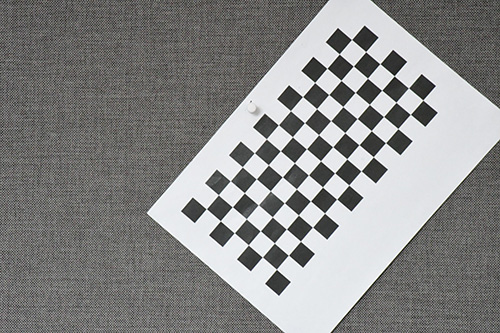
#> input picture test_images/cali/1.jpg, 500 x 333 px; its folder holds only this picture in this run
$ python calibration.py
#> lines starting #> are read from the running program, lines starting #| are printed output that depends on the picture; after the words box and inside, x2 and y2 are one past the last pixel; in counts of white or black regions, pixels touching at a corner belong together
# Statement at the beginning of the file
# -*- coding:utf-8 -*-

# This file is used for camera calibration
# the result of camera calibration will be stored in:
# distortion factor.txt, external matrix.txt, intrinsic matrix

import cv2
import numpy as np
import glob

if __name__ == '__main__':
    criteria = (cv2.TERM_CRITERIA_EPS + cv2.TERM_CRITERIA_MAX_ITER, 30, 0.001)

    length = 1.8  # length of the small square in the checkerboard grid
    num_vertical = 6
    num_horizontal = 13

    point_realWorld = np.zeros((num_vertical * num_horizontal, 3),
                               np.float32)  # coordinates in the real World Coordinate System
    point_realWorld[:, :2] = np.mgrid[0:num_vertical * length:length, 0:num_horizontal * length:length].T.reshape(-1, 2)

    points_realWorld = []  # points in the real world
    points_image = []  # points in the image

    j = 1
    images = glob.glob('./images/cali/*.jpg')  # read all .jpg images
    for file_name in images:
        img = cv2.imread(file_name)
#> img is the input picture: shape (333, 500, 3); mean B, G, R 135.8, 136.3, 136.2
        gray = cv2.cvtColor(img, cv2.COLOR_BGR2GRAY)

        # Find corner points
        ret, corners = cv2.findChessboardCorners(gray, (num_vertical, num_horizontal), None)
#> ret = True; corners = 78 rows, first 8: [276.4, 269.3], [262.4, 257], [248.3, 244.9], [234.4, 232.7], [220.4, 220.8], [206.3, 208.7], [288.5, 255.2], [274.4, 243]

        if ret is True:
            cv2.cornerSubPix(gray, corners, (11, 11), (-1, -1), criteria)
            # add to the real world coordinates system
            points_realWorld.append(point_realWorld)
            # add to the image coordinates system
            points_image.append(corners)
            # show and store the result images
            cv2.drawChessboardCorners(img, (num_vertical, num_horizontal), corners, ret)
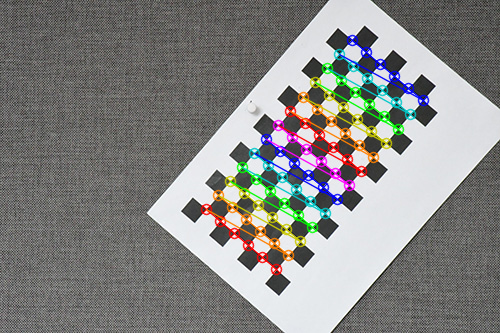
#> img: shape (333, 500, 3); 6.97% of pixels changed, all inside (x1, y1, x2, y2) = (200, 34, 430, 276)
            cv2.imshow('findCorners', img)

            cv2.imwrite('./images/cali_result/cali result %d.jpg' % j, img)
            cv2.waitKey(1)
            print(str(j) + "success\n")
            j += 1
        else:
            print('error')
            j += 1
    cv2.destroyAllWindows()

    # find the intrinsic and extrinsic parameters of the camera
    ret, intrinsic_matrix, distortion_factor, rotation_vector, translation_vector = cv2.calibrateCamera(
        points_realWorld,
        points_image,
        gray.shape[::-1],
        None, None)
#> ret = 0.0479; intrinsic_matrix = [[246.9, 0, 319.3], [0, 245.8, 167.3], [0, 0, 1]]; distortion_factor = [[-0.00835, 0.108, 0.000499, 0.00583, -0.0695]]; rotation_vector = ([-0.00586, 0.00347, -2.43],); translation_vector = ([-4.19, 9.92, 23.92],)

    f = open('./files/intrinsic matrix.txt', 'w+')
    f.write('intrinsic_matrix:\n' + str(intrinsic_matrix) + '\n')
    f.close()
    f = open('./files/distortion factor.txt', 'w+')
    f.write('distortion factor:\n' + str(distortion_factor) + '\n')
    f.close()

    f = open('./files/external matrix.txt', 'w+')
    # obtain the translation vectors and rotation vectors
    for t in range(0, j - 1):
        new_rotation_vector = cv2.Rodrigues(rotation_vector[t].ravel())
        new_translation_vector = cv2.Rodrigues(translation_vector[t].ravel())
        f.write('external parameter matrix of the ' + str(t + 1) + ' image:\n' + '(1)rotation matrix: \n' + str(
            new_rotation_vector[0]) + '\n' + '(2)Translation matrix: \n' + str(new_translation_vector[0]) + '\n')
        t += 1
    f.close()

$ run again, on test_images/cali/13.jpg
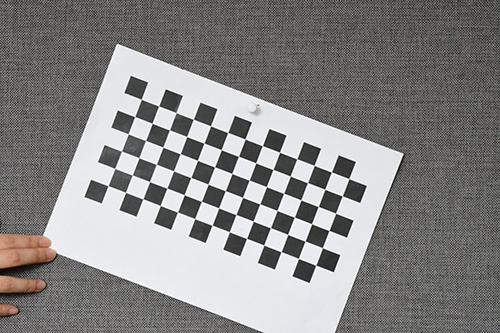
#> input picture test_images/cali/13.jpg, 500 x 333 px
#> img is the input picture: shape (333, 500, 3); mean B, G, R 134.6, 135.3, 135.8
#> `ret, corners = cv2.findChessboardCorners(gray, (num_vertical, num_hori..`: ret = True; corners = 78 rows, first 8: [108.2, 185.6], [114.7, 168.4], [121.5, 151], [128.1, 133.8], [134.6, 116.6], [141.3, 99.33], [125.6, 192.4], [132.3, 175]
#> `cv2.drawChessboardCorners(img, (num_vertical, num_horizontal), corners..`:
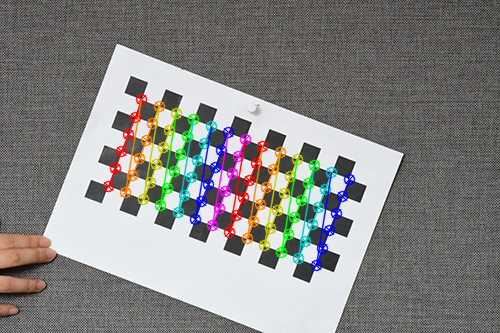
#> img: shape (333, 500, 3); 7.49% of pixels changed, all inside (x1, y1, x2, y2) = (102, 93, 356, 272)
#> `ret, intrinsic_matrix, distortion_factor, rotation_vector, translation..`: ret = 0.0644; intrinsic_matrix = [[3603.8, 0, 274.6], [0, 3594.3, 121.8], [0, 0, 1]]; distortion_factor = [[3.37, 145, -0.0517, 0.0137, 0.204]]; rotation_vector = ([-0.0607, 0.0514, -1.21],); translation_vector = ([-16.14, 6.25, 351.2],)

$ run again, on test_images/cali/15.jpg
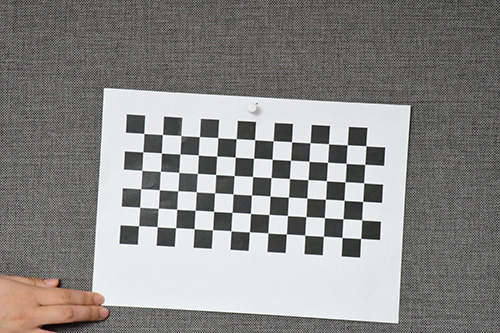
#> input picture test_images/cali/15.jpg, 500 x 333 px
#> img is the input picture: shape (333, 500, 3); mean B, G, R 135.5, 136.8, 138.1
#> `gray = cv2.cvtColor(img, cv2.COLOR_BGR2GRAY)`:
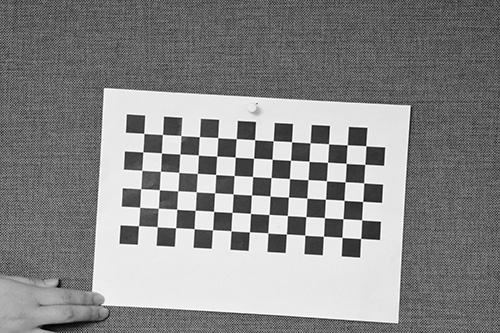
#> gray: shape (333, 500); min 0, max 255, mean 137
#> `ret, corners = cv2.findChessboardCorners(gray, (num_vertical, num_hori..`: ret = True; corners = 78 rows, first 8: [138.5, 225.7], [139.7, 207.2], [140.7, 188.7], [141.8, 170.4], [142.8, 151.9], [143.8, 133.4], [157.2, 226.7], [158.3, 208.3]
#> `cv2.drawChessboardCorners(img, (num_vertical, num_horizontal), corners..`:
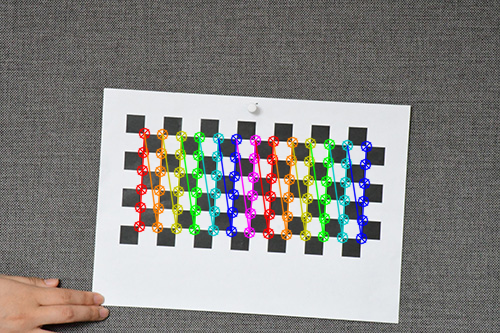
#> img: shape (333, 500, 3); 7.54% of pixels changed, all inside (x1, y1, x2, y2) = (133, 127, 373, 245)
#> `ret, intrinsic_matrix, distortion_factor, rotation_vector, translation..`: ret = 0.0674; intrinsic_matrix = [[1465.4, 0, 264.4], [0, 1462.8, 178.4], [0, 0, 1]]; distortion_factor = [[0.358, 31.98, 0.0015, -1.49e-05, 0.446]]; rotation_vector = ([-0.0288, 0.0307, -1.51],); translation_vector = ([-12.23, 4.6, 143.2],)

$ run again, on test_images/cali/10.jpg
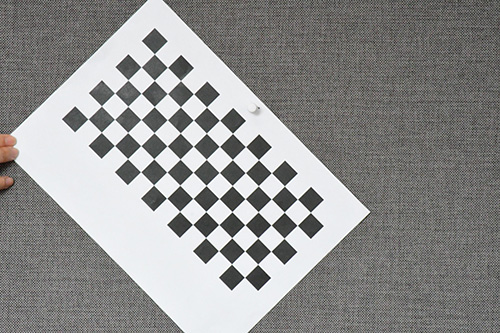
#> input picture test_images/cali/10.jpg, 500 x 333 px
#> img is the input picture: shape (333, 500, 3); mean B, G, R 142.8, 143.6, 143.7
#> `ret, corners = cv2.findChessboardCorners(gray, (num_vertical, num_hori..`: ret = True; corners = 78 rows, first 8: [88.06, 118.8], [101.4, 105.9], [114.6, 92.97], [128, 79.96], [141.1, 66.93], [154.3, 53.82], [101.3, 132.4], [114.6, 119.3]
#> `cv2.drawChessboardCorners(img, (num_vertical, num_horizontal), corners..`:
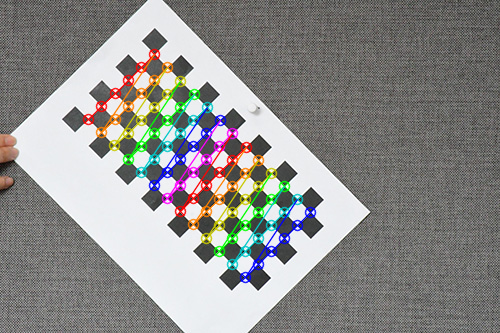
#> img: shape (333, 500, 3); 6.9% of pixels changed, all inside (x1, y1, x2, y2) = (82, 48, 317, 284)
#> `ret, intrinsic_matrix, distortion_factor, rotation_vector, translation..`: ret = 0.0531; intrinsic_matrix = [[1294.2, 0, 248.7], [0, 1292.4, 201.5], [0, 0, 1]]; distortion_factor = [[1.18, -72.13, 0.00682, 0.00146, 2199.5]]; rotation_vector = ([-0.0161, 0.0137, -0.778],); translation_vector = ([-15.56, -8.03, 126.6],)
